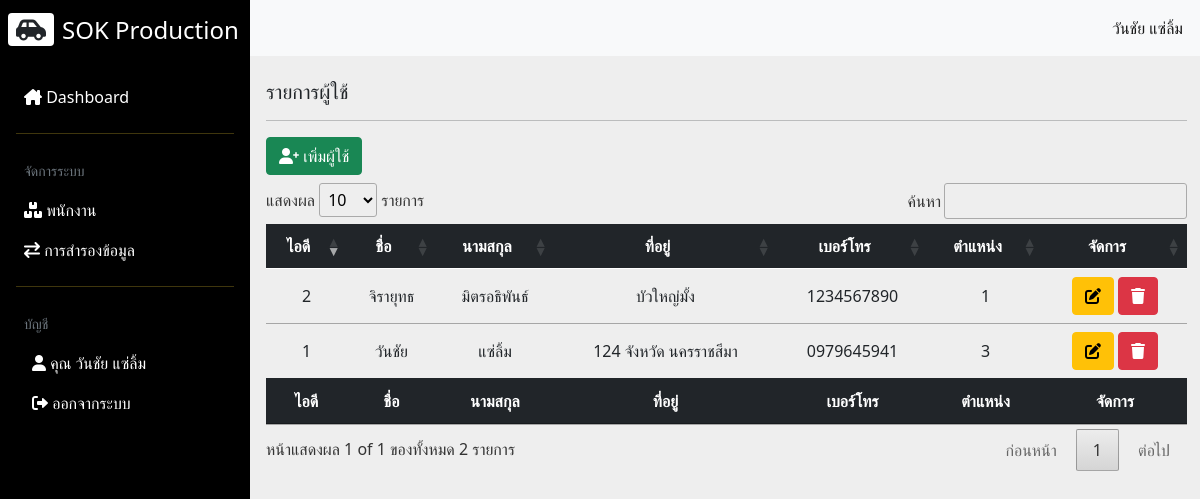
The page /employee.php (signed in) on the database as committed earlier.
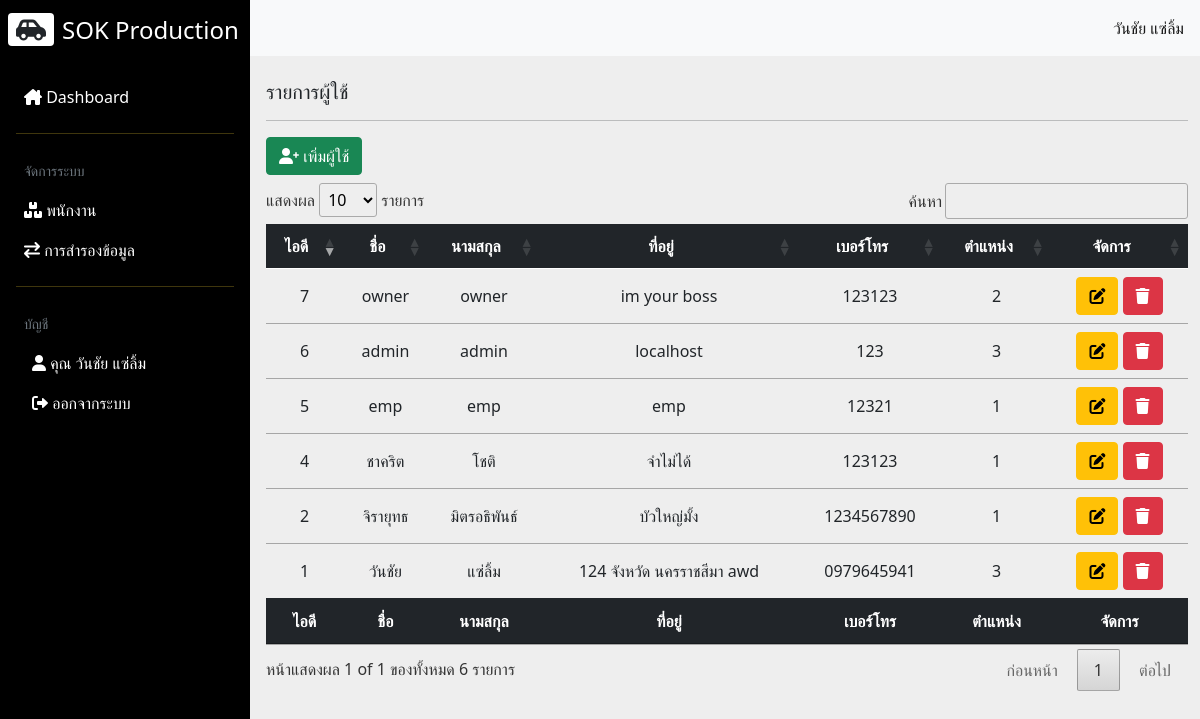
The same page on the database as committed later.
### tables this page shows
CREATE TABLE `employee` (
  `emp_id` int(11) NOT NULL,
  `emp_user` varchar(255) NOT NULL,
  `emp_pass` varchar(255) NOT NULL,
  `emp_fname` varchar(255) NOT NULL,
  `emp_lname` varchar(255) NOT NULL,
  `emp_address` text NOT NULL,
  `emp_phone` varchar(10) DEFAULT NULL,
  `emp_level` int(1) DEFAULT 1
);

### employee.php (the view, shortened to what this page needs)
<!DOCTYPE html>
<html lang="en">
<head>
  <link rel="stylesheet" href="css/all.min.css">
  <link rel="stylesheet" href="css/fontawesome.min.css">
  <link rel="stylesheet" href="css/bootstrap.min.css">
  <link rel="stylesheet" href="css/styles.css">
  <link rel="stylesheet" href="css/jquery.dataTables.min.css">
</head>
<body>
  <div class="main-container d-flex">
    <?php include("includes/menuNavbar.inc.php"); ?>
    <?php
    if($_SESSION['emp_level'] == 3) {
    ?>
    <div class="content">
      <nav class="navbar navbar-expand-md navbar-light bg-light">
        <div class="container-fluid">
          <div class="collapse navbar-collapse justify-content-end" id="navbarSupportedContent">
            <ul class="navbar-nav mb-2 mb-lg-0">
              <li class="nav-item">
                <a class="nav-link active" aria-current="page" href="#"><?= $_SESSION['emp_fname']; ?> <?= $_SESSION['emp_lname']; ?></a>
              </li>
            </ul>
          </div>
        </div>
      </nav>
      <div class="dashboard-content px-3 pt-4">
        <h2 class="fs-5"> รายการผู้ใช้</h2>
        <hr>
        <div class="col-md-12">
          <div class="row">
            <div class="d-grid gap-2 d-md-flex justify-content-md-start mb-2">
                <button class="btn btn-success" id="add"><i class="fa-solid fa-user-plus"></i> เพิ่มผู้ใช้</button>
            </div>
              <div class="table-responsive">
                <table class="table align-middle table-hover" id="myTable">
                  <thead class="table-dark">
                    <tr>
                      <th class="text-center">ไอดี</th>
                      <th class="text-center">ชื่อ</th>
                      <th class="text-center">นามสกุล</th>
                      <th class="text-center">ที่อยู่</th>
                      <th class="text-center">เบอร์โทร</th>
                      <th class="text-center">ตำแหน่ง</th>
                      <th class="text-center">จัดการ</th>
                    </tr>
                  </thead>
                  <tbody id="showemp" class="text-center">
                    <?php
                      include_once('config/db.php');
                      $sql = "SELECT * FROM `employee`";
                      $query = mysqli_query($conn, $sql);
                      while($row = mysqli_fetch_array($query)) {
                      ?>
                      <tr id="<?= $row['emp_id']; ?>">
                        <td><?= $row['emp_id']; ?></td>
                        <td data-target="fname"><?= $row['emp_fname']; ?></td>
                        <td data-target="lname"><?= $row['emp_lname']; ?></td>
                        <td data-target="address"><?= $row['emp_address']; ?></td>
                        <td data-target="phone"><?= $row['emp_phone']; ?></td>
                        <td data-target="level"><?= $row['emp_level']; ?></td>
                        <td>
                          <a href="#" data-role="edit" data-id="<?= $row['emp_id']; ?>" class="btn btn-warning"><i class="fa-solid fa-pen-to-square"></i></a>
                          <a href="#" data-role="delete" data-id="<?= $row['emp_id']; ?>" class="btn btn-danger"><i class="fa-solid fa-trash"></i></a>
                        </td>
                      </tr>
                    <?php } ?>
                  </tbody>
                  <thead class="table-dark">
                  <tr>
                      <th class="text-center">ไอดี</th>
                      <th class="text-center">ชื่อ</th>
                      <th class="text-center">นามสกุล</th>
                      <th class="text-center">ที่อยู่</th>
                      <th class="text-center">เบอร์โทร</th>
                      <th class="text-center">ตำแหน่ง</th>
                      <th class="text-center">จัดการ</th>
                    </tr>
                  </thead>
                </table>
              </div>
          </div>
        </div>
      </div>
    </div>
    <?php } else {
      echo '<script>alert("หน้าเพจนี้สำหรับแอดมินเท่านั้น!");window.location.href = "index.php"</script>';
    } ?>
  </div>
</body>
</html>

### includes/menuNavbar.inc.php (shortened to what this page needs)
<?php
if($_SESSION['emp_level'] == 3) {
?>
<div class="sidebar" id="side_nav">
      <div class="header-box px-2 pt-3 pb-4 d-flex justify-content-between">
        <h1 class="fs-4"><span class="bg-white text-dark rounded shadow px-2 me-2"><i
              class="fa-solid fa-car-side"></i></span><span class="text-white">SOK Production</span></h1>
      </div>
      <ul class="list-unstyled px-2">
        <li class=""><a href="index.php" class="text-decoration-none px-3 py-2 d-block"><i
              class="fa-solid fa-house-chimney"></i>
            Dashboard</a></li>
        <hr class="h-color mx-2">
        <a class="text-decoration-none px-3 py-2 d-block text-secondary"><small>จัดการระบบ</small></a>
        <li class=""><a href="employee.php" class="text-decoration-none px-3 py-2 d-block"><i
              class="fa-solid fa-boxes-stacked"></i> พนักงาน</a>
        </li>
        <li class=""><a href="#" class="text-decoration-none px-3 py-2 d-block"><i
              class="fa-solid fa-arrow-right-arrow-left"></i> การสำรองข้อมูล</a>
        </li>
      <hr class="h-color mx-2">
      <a class="text-decoration-none px-3 py-2 d-block text-secondary"><small>บัญชี</small></a>
      <ul class="list-unstyled px-2">
        <li class=""><a href="#" class="text-decoration-none px-3 py-2 d-block"><i class="fa-solid fa-user"></i> คุณ
        <?= $_SESSION['emp_fname']; ?> <?= $_SESSION['emp_lname']; ?></a>
        </li>
        <li class=""><a href="#" id="logout" class="text-decoration-none px-3 py-2 d-block"><i
              class="fa-solid fa-right-from-bracket"></i>
            ออกจากระบบ</a></li>
      </ul>
    </div>
<?php } ?>

### css/styles.css (style rules this page uses)
body { background-color: #eee; }
#side_nav { background: #000; min-width: 250px; max-width: 250px; transition: all 0.3s; }
.content { min-height: 100vh; width: 100%; }
hr.h-color { background-color: #FCD535; }
.sidebar li a { color: #fff; }

Rows that differ between the two databases and show on the page:
changed employee "วันชัย": emp_address "124 จังหวัด นครราชสีมา" → "124 จังหวัด นครราชสีมา awd"
added employee: emp_id "4", emp_fname "ชาคริต", emp_lname "โชติ", emp_address "จำไม่ได้", emp_phone "123123", emp_level "1"
added employee: emp_id "5", emp_fname "emp", emp_lname "emp", emp_address "emp", emp_phone "12321", emp_level "1"
added employee: emp_id "6", emp_fname "admin", emp_lname "admin", emp_address "localhost", emp_phone "123", emp_level "3"
added employee: emp_id "7", emp_fname "owner", emp_lname "owner", emp_address "im your boss", emp_phone "123123", emp_level "2"
Other text that changed with them:
text written by a page script: "แสดงผล รายการ ค้นหา หน้าแสดงผล 1 of 1 ของทั้งหมด 2 รายการ ก่อนหน้า 1 ต่อไป" → "แสดงผล รายการ ค้นหา หน้าแสดงผล 1 of 1 ของทั้งหมด 6 รายการ ก่อนหน้า 1 ต่อไป"
